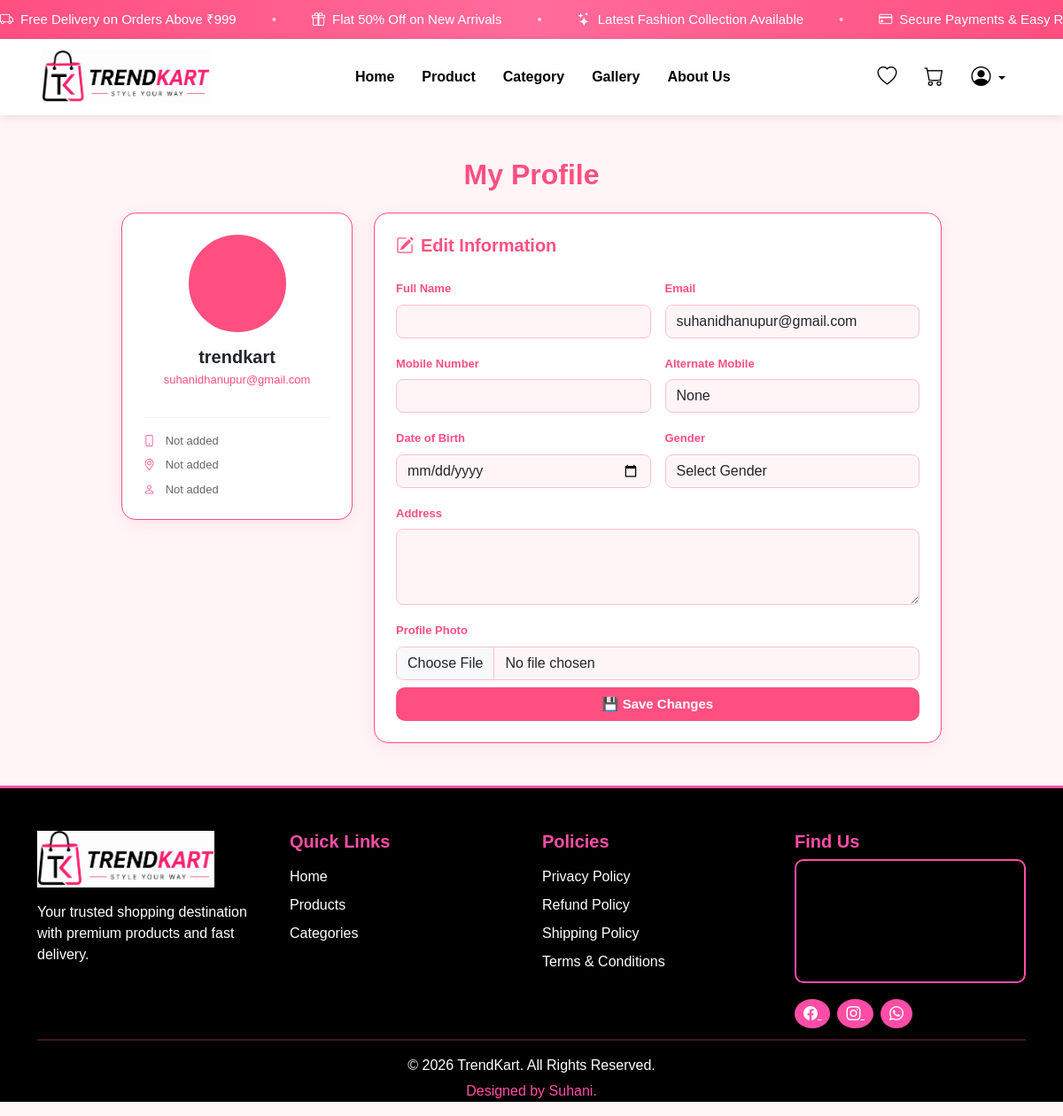
Before: /edit-profile/ (signed in) with the older database file.
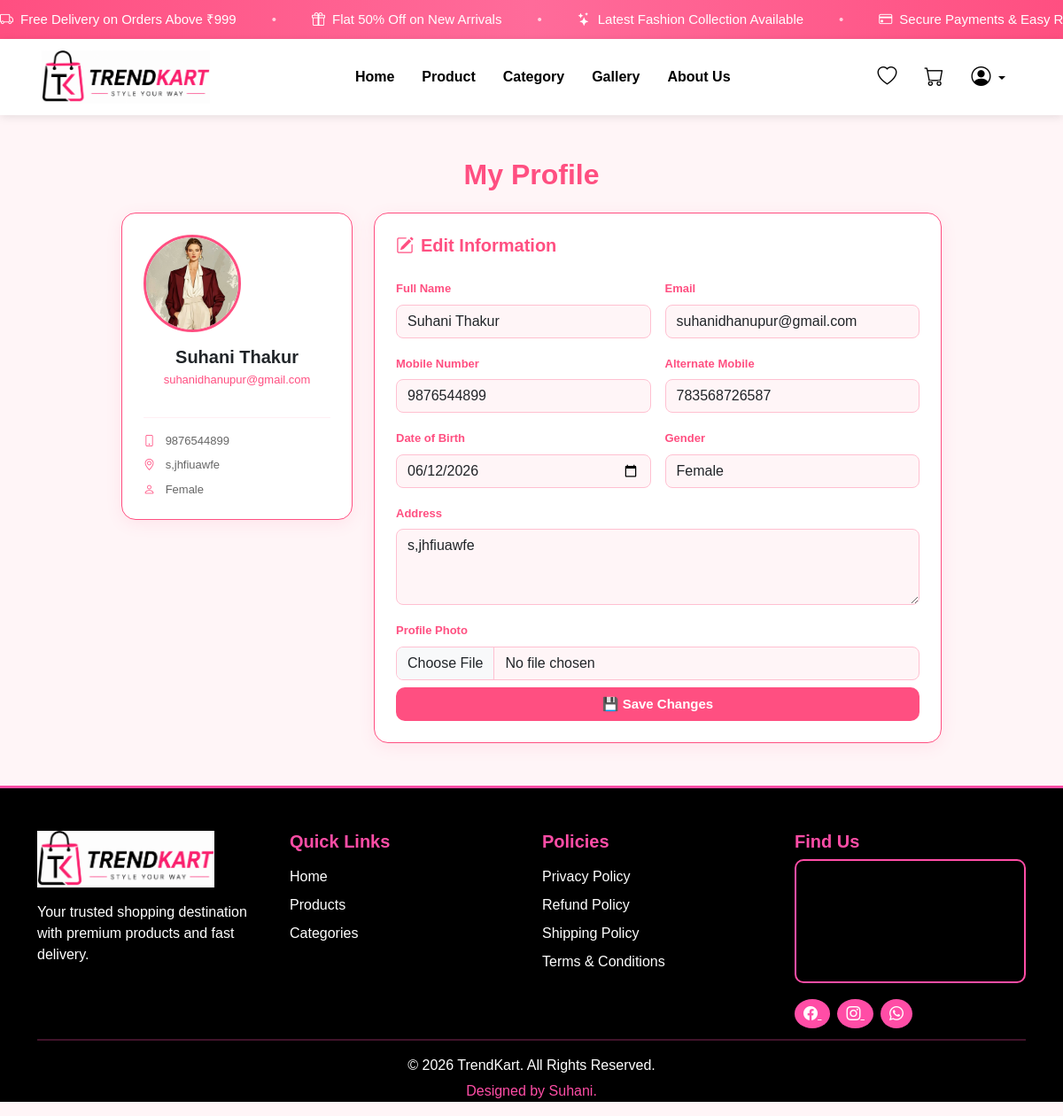
After: the same page with the newer database file.
### Trendkart/models.py (models this page shows, shortened)
class CustomUser(AbstractUser):
    GENDER_CHOICES = (
        ('Male', 'Male'),
        ('Female', 'Female'),
        ('Other', 'Other'),
    )
    full_name = models.CharField(max_length=255)
    email = models.EmailField(unique=True)
    mobile_no = models.CharField(max_length=15)
    dob = models.DateField(null=True, blank=True)
    address = models.TextField()
    alternate_mobile_no = models.CharField(max_length=15, null=True, blank=True)
    profile_image = models.ImageField(upload_to='profiles/', null=True, blank=True)
    gender = models.CharField(max_length=10, choices=GENDER_CHOICES, null=True, blank=True)

### Trendkart/views.py (the view, shortened to what this page needs)
# urls.py: path('edit-profile/', views.edit_profile, name='edit_profile'),
@login_required(login_url='login')
def edit_profile(request):
    user = request.user
    return render(request, 'edit_profile.html', {'user': user})

### templates/edit_profile.html (shortened to what this page needs)
{% extends 'base.html' %}
{% load static %}
{% block content %}
<div class="container mt-5 mb-5">
    <h2 class="text-center mb-4 fw-bold" style="color:#FF4F81;">
        My Profile
    </h2>
    <div class="row justify-content-center">
        <div class="col-md-3 mb-4">
            <div class="card border-0 text-center p-4"
                 style="border-radius:16px; border:1.5px solid #FF4F81 !important;
                        box-shadow:0 4px 18px rgba(255,79,129,0.1);">
                {% if user.profile_image %}
                <img src="{{ user.profile_image.url }}"
                     class="rounded-circle mb-3"
                     width="110" height="110"
                     style="object-fit:cover; border:3px solid #FF4F81;">
                {% else %}
                <div class="rounded-circle mx-auto mb-3 d-flex align-items-center justify-content-center"
                     style="width:110px; height:110px; background:#FF4F81; border:3px solid #FF4F81;">
                </div>
                {% endif %}
                <h5 class="fw-bold mb-1">{{ user.full_name|default:user.username }}</h5>
                <p style="color:#FF4F81; font-size:13px;">{{ user.email }}</p>
                <hr style="border-color:#ffc0d1;">
                <div class="text-start" style="font-size:13px; color:#666;">
                    <p class="mb-2">
                        <i class="bi bi-phone me-2" style="color:#FF4F81;"></i>
                        {{ user.mobile_no|default:"Not added" }}
                    </p>
                    <p class="mb-2">
                        <i class="bi bi-geo-alt me-2" style="color:#FF4F81;"></i>
                        {{ user.address|default:"Not added"|truncatewords:5 }}
                    </p>
                    <p class="mb-0">
                        <i class="bi bi-person me-2" style="color:#FF4F81;"></i>
                        {{ user.gender|default:"Not added" }}
                    </p>
                </div>
            </div>
        </div>
        <div class="col-md-7">
            <div class="card border-0 p-4"
                 style="border-radius:16px; border:1.5px solid #FF4F81 !important;
                        box-shadow:0 4px 18px rgba(255,79,129,0.1);">
                <h5 class="fw-bold mb-4" style="color:#FF4F81;">
                    <i class="bi bi-pencil-square me-2"></i>Edit Information
                </h5>
                <form method="POST" enctype="multipart/form-data">
                    <div class="row g-3">
                        <div class="col-md-6">
                            <label class="form-label fw-semibold" style="font-size:13px; color:#FF4F81;">Full Name</label>
                            <input type="text" name="full_name"
                                   value="{{ user.full_name }}"
                                   class="form-control"
                                   style="border:1.5px solid #ffc0d1; background:#FFF5F7; border-radius:8px;">
                        </div>
                        <div class="col-md-6">
                            <label class="form-label fw-semibold" style="font-size:13px; color:#FF4F81;">Email</label>
                            <input type="email" name="email"
                                   value="{{ user.email }}"
                                   class="form-control"
                                   style="border:1.5px solid #ffc0d1; background:#FFF5F7; border-radius:8px;">
                        </div>
                        <div class="col-md-6">
                            <label class="form-label fw-semibold" style="font-size:13px; color:#FF4F81;">Mobile Number</label>
                            <input type="text" name="mobile_no"
                                   value="{{ user.mobile_no }}"
                                   class="form-control"
                                   style="border:1.5px solid #ffc0d1; background:#FFF5F7; border-radius:8px;">
                        </div>
                        <div class="col-md-6">
                            <label class="form-label fw-semibold" style="font-size:13px; color:#FF4F81;">Alternate Mobile</label>
                            <input type="text" name="alternate_mobile_no"
                                   value="{{ user.alternate_mobile_no }}"
                                   class="form-control"
                                   style="border:1.5px solid #ffc0d1; background:#FFF5F7; border-radius:8px;">
                        </div>
                        <div class="col-md-6">
                            <label class="form-label fw-semibold" style="font-size:13px; color:#FF4F81;">Date of Birth</label>
                            <input type="date" name="dob"
                                   value="{{ user.dob|date:'Y-m-d' }}"
                                   class="form-control"
                                   style="border:1.5px solid #ffc0d1; background:#FFF5F7; border-radius:8px;">
                        </div>
                        <div class="col-md-6">
                            <label class="form-label fw-semibold" style="font-size:13px; color:#FF4F81;">Gender</label>
                            <select name="gender" class="form-select"
                                    style="border:1.5px solid #ffc0d1; background:#FFF5F7; border-radius:8px;">
                                <option value="">Select Gender</option>
                                <option value="Female" {% if user.gender == 'Female' %}selected{% endif %}>Female</option>
                            </select>
                        </div>
                        <div class="col-12">
                            <label class="form-label fw-semibold" style="font-size:13px; color:#FF4F81;">Address</label>
                            <textarea name="address" rows="3"
                                      class="form-control"
                                      style="border:1.5px solid #ffc0d1; background:#FFF5F7; border-radius:8px;">{{ user.address }}</textarea>
                        </div>
                        <div class="col-12">
                            <label class="form-label fw-semibold" style="font-size:13px; color:#FF4F81;">Profile Photo</label>
                            <input type="file" name="profile_image"
                                   accept="image/*"
                                   class="form-control"
                                   style="border:1.5px solid #ffc0d1; background:#FFF5F7; border-radius:8px;">
                        </div>
                        <div class="col-12 mt-2">
                            <button type="submit" class="btn w-100 fw-bold py-2"
                                    style="background:#FF4F81; color:#fff; border-radius:10px; border:none; font-size:15px;">
                                💾 Save Changes
                            </button>
                        </div>
                    </div>
                </form>
            </div>
        </div>
    </div>
</div>
{% endblock %}

### templates/base.html (shortened to what this page needs)
{% load static %}
<!DOCTYPE html>
<html lang="en">
<head>
    <link href="https://cdn.jsdelivr.net/npm/bootstrap@5.3.3/dist/css/bootstrap.min.css" rel="stylesheet">
    <link rel="stylesheet" href="https://cdn.jsdelivr.net/npm/bootstrap-icons@1.11.3/font/bootstrap-icons.min.css">
</head>
<body>
    <div class="announcement-banner">
        <div class="announcement-scroll">
            <span><i class="bi bi-truck"></i>Free Delivery on Orders Above ₹999</span>
            <span class="dot">•</span>
            <span><i class="bi bi-gift"></i>Flat 50% Off on New Arrivals</span>
            <span class="dot">•</span>
            <span><i class="bi bi-stars"></i>Latest Fashion Collection Available</span>
            <span class="dot">•</span>
            <span><i class="bi bi-credit-card"></i>Secure Payments & Easy Returns</span>
        </div>
    </div>
    <nav class="navbar navbar-expand-lg">
        <div class="container">
            <a class="navbar-brand" href="{% url 'home' %}">
                <img src="{% static 'images/TRENDKART.png' %}" alt="TrendKart Logo" width="200">
            </a>
            <div class="collapse navbar-collapse" id="navbarContent">
                <ul class="navbar-nav mx-auto">
                    <li class="nav-item"><a class="nav-link" href="{% url 'home' %}">Home</a></li>
                    <li class="nav-item"><a class="nav-link" href="{% url 'product' %}">Product</a></li>
                    <li class="nav-item"><a class="nav-link" href="{% url 'category' %}">Category</a></li>
                    <li class="nav-item"><a class="nav-link" href="{% url 'gallery' %}">Gallery</a></li>
                    <li class="nav-item"><a class="nav-link" href="{% url 'about' %}">About Us</a></li>
                </ul>
                <ul class="navbar-nav align-items-center">
                    <li class="nav-item">
                        <a class="nav-link" href="{% url 'wishlist' %}" style="position:relative;">
                            <i class="bi bi-heart icon"></i>
                        </a>
                    </li>
                    <li class="nav-item">
                        <a class="nav-link" href="{% url 'cart' %}" style="position:relative;">
                            <i class="bi bi-cart icon"></i>
                        </a>
                    </li>
                    <li class="nav-item dropdown">
                        <a class="nav-link dropdown-toggle" href="#" role="button" data-bs-toggle="dropdown">
                            <i class="bi bi-person-circle icon"></i>
                        </a>
                    </li>
                </ul>
            </div>
        </div>
    </nav>
    {% block content %}{% endblock %}
    <footer style="background:#000000; border-top:3px solid #ff4da6;" class="pt-5 mt-5 text-light">
        <div class="container">
            <div class="row g-4">
                <div class="col-lg-3 col-md-6">
                    <img src="{% static 'images/TRENDKART.png' %}" alt="TrendKart Logo" width="200" class="img-fluid">
                    <p class="mt-3" style="color:#ffffff;">
                        Your trusted shopping destination with premium products and fast delivery.
                    </p>
                </div>
                <div class="col-lg-3 col-md-6">
                    <h5 style="color:#ff4da6; font-weight:bold;">Quick Links</h5>
                    <ul class="list-unstyled mt-3">
                        <li class="mb-2"><a href="{% url 'home' %}" style="color:#fff; text-decoration:none;">Home</a>
                        </li>
                        <li class="mb-2"><a href="{% url 'product' %}"
                                style="color:#fff; text-decoration:none;">Products</a></li>
                        <li class="mb-2"><a href="{% url 'category' %}"
                                style="color:#fff; text-decoration:none;">Categories</a></li>
                    </ul>
                </div>
                <div class="col-lg-3 col-md-6">
                    <h5 style="color:#ff4da6; font-weight:bold;">Policies</h5>
                    <ul class="list-unstyled mt-3">
                        <li class="mb-2"><a href="{% url 'privacy_policy' %}"
                                style="color:#fff; text-decoration:none;">Privacy Policy</a></li>
                        <li class="mb-2"><a href="{% url 'refund_policy' %}"
                                style="color:#fff; text-decoration:none;">Refund Policy</a></li>
                        <li class="mb-2"><a href="{% url 'shipping_policy' %}"
                                style="color:#fff; text-decoration:none;">Shipping Policy</a></li>
                        <li class="mb-2"><a href="{% url 'terms' %}" style="color:#fff; text-decoration:none;">Terms &
                                Conditions</a></li>
                    </ul>
                </div>
                <div class="col-lg-3 col-md-6">
                    <h5 style="color:#ff4da6; font-weight:bold;">Find Us</h5>
                    <iframe src="https://maps.google.com/maps?q=india&t=&z=5&ie=UTF8&iwloc=&output=embed" width="100%"
                        height="140" style="border:2px solid #ff4da6; border-radius:10px;">
                    </iframe>
                    <div class="mt-3">
                        <a href="#" style="background:#ff4da6;color:#fff;padding:8px 10px;border-radius:50%;"
                            class="me-2">
                            <i class="bi bi-facebook"></i>
                        </a>
                        <a href="#" style="background:#ff4da6;color:#fff;padding:8px 10px;border-radius:50%;"
                            class="me-2">
                            <i class="bi bi-instagram"></i>
                        </a>
                        <a href="#" style="background:#ff4da6;color:#fff;padding:8px 10px;border-radius:50%;">
                            <i class="bi bi-whatsapp"></i>
                        </a>
                    </div>
                </div>
            </div>
            <hr style="border:1px solid #ff4da6;">
            <div class="text-center">
                <p style="color:#ffffff; margin-bottom:5px;">© 2026 TrendKart. All Rights Reserved.</p>
                <p style="color:#ff4da6;">Designed by Suhani.</p>
            </div>
        </div>
    </footer>
</body>
</html>

### templates/base.html (style rules this page uses)
.announcement-banner { background: linear-gradient(90deg, #FF4F81, #FF6B9A, #FF4F81); color: white; overflow: hidden; padding: 10px 0; white-space: nowrap; position: sticky; top: 0; z-index: 999; }
.announcement-scroll { display: inline-flex; align-items: center; animation: scroll 20s linear infinite; }
.announcement-scroll span { margin-right: 40px; font-size: 15px; font-weight: 500; }
.announcement-scroll i { margin-right: 8px; }
.dot { opacity: 0.7; }
body { background-color: #FFF5F7; font-family: Arial, sans-serif; }
.navbar { background-color: #FFFFFF; box-shadow: 0px 2px 10px rgba(0, 0, 0, 0.1); position: sticky; top: 40px; z-index: 1000; width: 100%; }
.nav-link { color: #000 !important; font-weight: 600; margin-right: 15px; }
.icon { color: #000; font-size: 22px; }
.navbar-brand img, .footer img { max-width: 100%; height: auto; }
.navbar-brand img { max-height: 60px; object-fit: contain; }

Changed rows visible on the page:
changed CustomUser "suhanidhanupur@gmail.com": profile_image: picture added; full_name "trendkart" → "Suhani Thakur"; mobile_no "Not added" → "9876544899"; address "Not added" → "s,jhfiuawfe"; gender "Not added" → "Female"; full_name (not shown) → "Suhani Thakur"; mobile_no (not shown) → "9876544899"; alternate_mobile_no "None" → "783568726587"; dob (not shown) → "06/12/2026"; gender (not shown) → "Female"; address (not shown) → "s,jhfiuawfe"; profile_image empty → "profiles/fashion.jpg" (drawn)
Other visible differences:
form field gender: "Select Gender" → (not shown)
